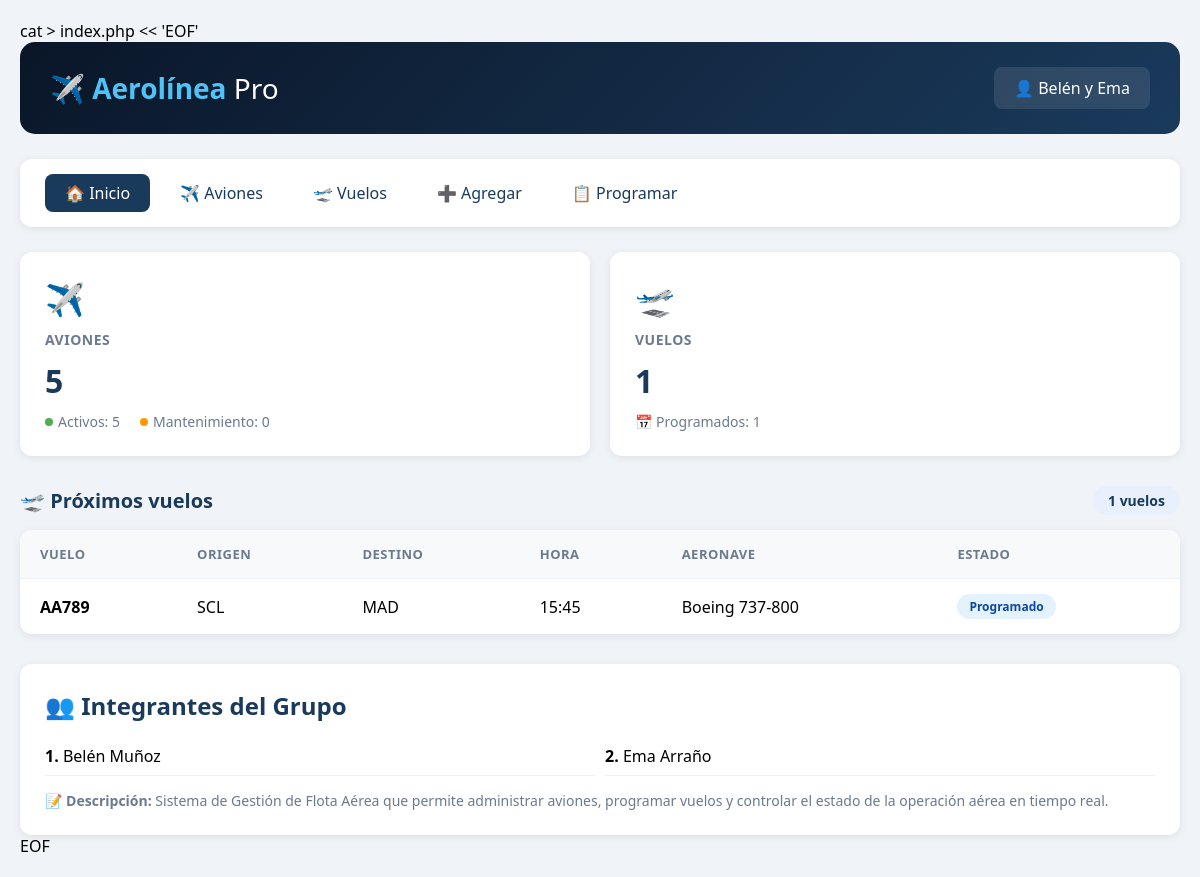
Before: / with the older database file.
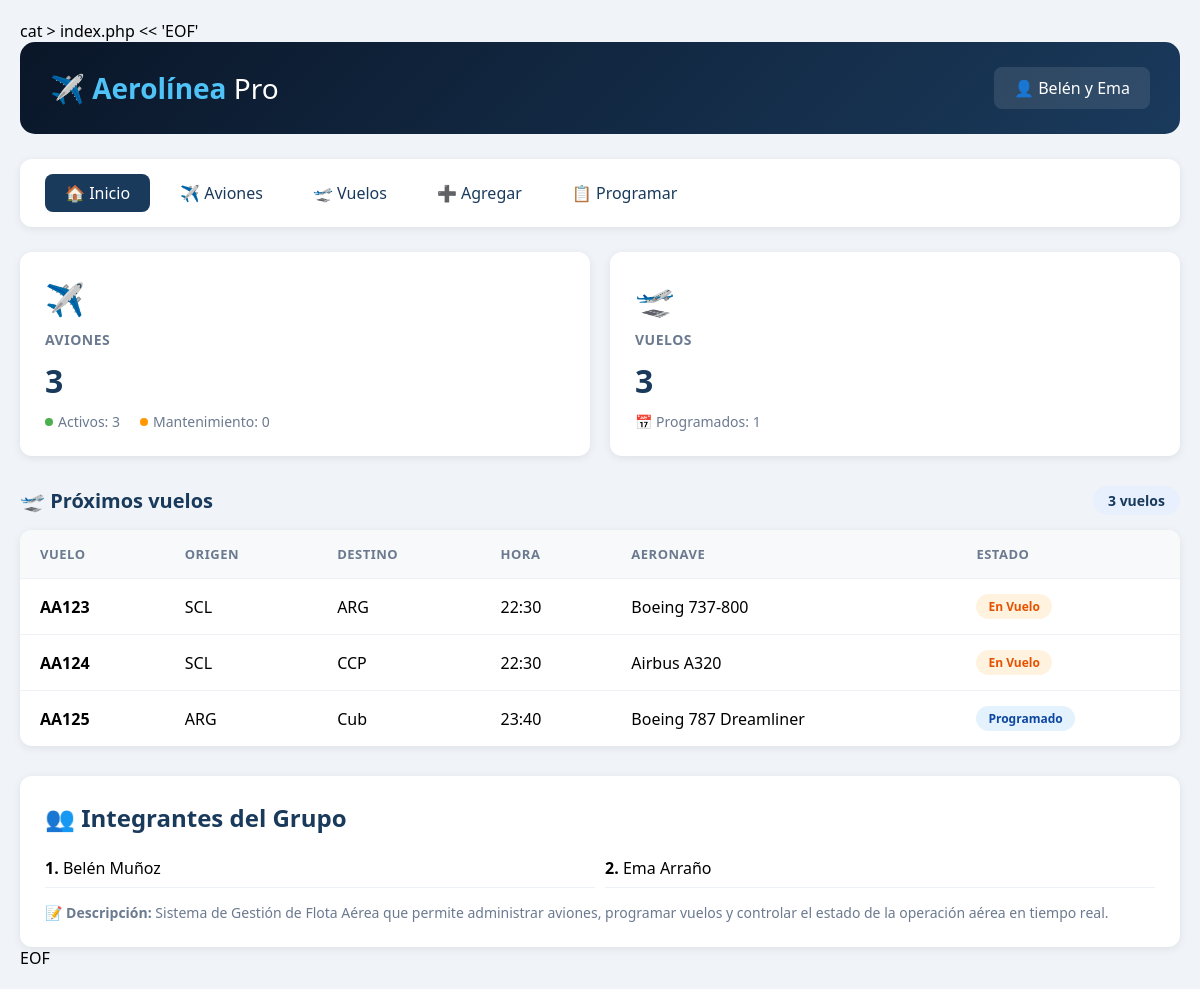
After: the same page with the newer database file.
### tables this page shows
CREATE TABLE vuelos (
    id INTEGER PRIMARY KEY AUTOINCREMENT,
    numero_vuelo TEXT UNIQUE NOT NULL,
    avion_id INTEGER NOT NULL,
    origen TEXT NOT NULL,
    destino TEXT NOT NULL,
    hora_salida DATETIME NOT NULL,
    hora_llegada DATETIME NOT NULL,
    estado TEXT DEFAULT 'Programado',
    FOREIGN KEY (avion_id) REFERENCES aviones(id) ON DELETE CASCADE
);

CREATE TABLE aviones (
    id INTEGER PRIMARY KEY AUTOINCREMENT,
    matricula TEXT UNIQUE NOT NULL,
    modelo TEXT NOT NULL,
    fabricante TEXT NOT NULL,
    capacidad INTEGER NOT NULL,
    año_fabricacion INTEGER,
    estado TEXT DEFAULT 'Activo',
    fecha_registro TIMESTAMP DEFAULT CURRENT_TIMESTAMP
);

### includes/db.php (called while the page is built, shortened)
<?php
class Database {
    private static $instance = null;
    private $db;
    private function __construct() {
        $this->dbPath = __DIR__ . '/../database.db';
        try {
            $this->db = new PDO('sqlite:' . $this->dbPath);
            $this->db->setAttribute(PDO::ATTR_ERRMODE, PDO::ERRMODE_EXCEPTION);
            $this->db->setAttribute(PDO::ATTR_DEFAULT_FETCH_MODE, PDO::FETCH_ASSOC);
        } catch (PDOException $e) {
            die("❌ Error de conexión: " . $e->getMessage());
        }
    }
    public static function getInstance() {
        if (self::$instance == null) {
            self::$instance = new Database();
        }
        return self::$instance;
    }
    public function getConnection() {
        return $this->db;
    }
}
?>

### includes/crud.php (called while the page is built, shortened)
<?php
require_once __DIR__ . '/db.php';
class CRUD {
    private $db;
    public function __construct() {
        $this->db = Database::getInstance()->getConnection();
    }
    public function readAllAviones() {
        try {
            $sql = "SELECT * FROM aviones ORDER BY id DESC";
            $stmt = $this->db->query($sql);
            return $stmt->fetchAll();
        } catch (PDOException $e) {
            return [];
        }
    }
    public function readAllVuelos() {
        try {
            $sql = "SELECT v.*, a.modelo as avion_modelo, a.matricula as avion_matricula
                    FROM vuelos v
                    LEFT JOIN aviones a ON v.avion_id = a.id
                    ORDER BY v.hora_salida ASC";
            $stmt = $this->db->query($sql);
            return $stmt->fetchAll();
        } catch (PDOException $e) {
            return [];
        }
    }
    public function getEstadisticas() {
        try {
            $stats = [];
            $stmt = $this->db->query("SELECT COUNT(*) as total FROM aviones");
            $stats['total_aviones'] = $stmt->fetch()['total'];
            $stmt = $this->db->query("SELECT COUNT(*) as total FROM aviones WHERE estado = 'Activo'");
            $stats['aviones_activos'] = $stmt->fetch()['total'];
            $stmt = $this->db->query("SELECT COUNT(*) as total FROM aviones WHERE estado = 'Mantenimiento'");
            $stats['aviones_mantenimiento'] = $stmt->fetch()['total'];
            $stmt = $this->db->query("SELECT COUNT(*) as total FROM vuelos");
            $stats['total_vuelos'] = $stmt->fetch()['total'];
            $stmt = $this->db->query("SELECT COUNT(*) as total FROM vuelos WHERE estado = 'Programado'");
            $stats['vuelos_programados'] = $stmt->fetch()['total'];
            $stmt = $this->db->query("SELECT COUNT(*) as total FROM pilotos");
            $stats['total_pilotos'] = $stmt->fetch()['total'];
            return $stats;
        } catch (PDOException $e) {
            return [];
        }
    }
}
?>

### index.php (the view, shortened to what this page needs)
<?php
require_once 'includes/crud.php';
$crud = new CRUD();
$stats = $crud->getEstadisticas();
$aviones = $crud->readAllAviones();
$vuelos = $crud->readAllVuelos();
?>
<!DOCTYPE html>
<html lang="es">
<head>
</head>
<body>
    <div class="container">
        <div class="header">
            <h1>✈️ <span>Aerolínea</span> Pro</h1>
            <div class="user-info">
                <span>👤 Belén y Ema</span>
            </div>
        </div>
        <div class="navbar">
            <a href="index.php" class="active">🏠 Inicio</a>
            <a href="aviones_list.php">✈️ Aviones</a>
            <a href="vuelos_list.php">🛫 Vuelos</a>
            <a href="aviones_create.php">➕ Agregar</a>
            <a href="vuelos_create.php">📋 Programar</a>
        </div>
        <div class="stats-grid">
            <div class="stat-card">
                <div class="icon">✈️</div>
                <h3>Aviones</h3>
                <div class="number"><?= count($aviones) ?></div>
                <div class="sub-stats">
                    <span><span class="dot dot-green"></span> Activos: <?= $stats['aviones_activos'] ?? 0 ?></span>
                    <span><span class="dot dot-orange"></span> Mantenimiento: <?= $stats['aviones_mantenimiento'] ?? 0 ?></span>
                </div>
            </div>
            <div class="stat-card">
                <div class="icon">🛫</div>
                <h3>Vuelos</h3>
                <div class="number"><?= count($vuelos) ?></div>
                <div class="sub-stats">
                    <span>📅 Programados: <?= $stats['vuelos_programados'] ?? 0 ?></span>
                </div>
            </div>
        </div>
        <div class="section-title">
            <span>🛫 Próximos vuelos</span>
            <span class="badge"><?= count($vuelos) ?> vuelos</span>
        </div>
        <div class="table-wrapper">
            <table>
                <thead>
                    <tr>
                        <th>Vuelo</th>
                        <th>Origen</th>
                        <th>Destino</th>
                        <th>Hora</th>
                        <th>Aeronave</th>
                        <th>Estado</th>
                    </tr>
                </thead>
                <tbody>
                    <?php if (count($vuelos) > 0): ?>
                        <?php foreach ($vuelos as $vuelo): ?>
                            <tr>
                                <td><strong><?= htmlspecialchars($vuelo['numero_vuelo']) ?></strong></td>
                                <td><?= htmlspecialchars($vuelo['origen']) ?></td>
                                <td><?= htmlspecialchars($vuelo['destino']) ?></td>
                                <td><?= date('H:i', strtotime($vuelo['hora_salida'])) ?></td>
                                <td><?= htmlspecialchars($vuelo['avion_modelo'] ?? 'N/A') ?></td>
                                <td>
                                    <?php
                                    $estado = $vuelo['estado'];
                                    $clase = 'status-ontime';
                                    if ($estado == 'Programado') $clase = 'status-preparing';
                                    if ($estado == 'En Vuelo') $clase = 'status-boarding';
                                    ?>
                                    <span class="status-badge <?= $clase ?>"><?= $estado ?></span>
                                </td>
                            </tr>
                        <?php endforeach; ?>
                    <?php endif; ?>
                </tbody>
            </table>
        </div>
        <div class="integrantes-section">
            <h2>👥 Integrantes del Grupo</h2>
            <ul>
                <li><strong>1.</strong> Belén Muñoz</li>
                <li><strong>2.</strong> Ema Arraño</li>
            </ul>
            <p style="margin-top:15px;color:#6b7a8f;font-size:14px;">
                <strong>📝 Descripción:</strong> Sistema de Gestión de Flota Aérea que permite administrar aviones,
                programar vuelos y controlar el estado de la operación aérea en tiempo real.
            </p>
        </div>
    </div>
</body>
</html>

### index.php (style rules this page uses)
* { margin: 0; padding: 0; box-sizing: border-box; }
body { font-family: 'Segoe UI', Tahoma, Geneva, Verdana, sans-serif; background: #f0f4f8; padding: 20px; }
.container { max-width: 1400px; margin: 0 auto; }
.header { background: linear-gradient(135deg, #0a1628, #1a3a5c); color: white; padding: 25px 30px; border-radius: 15px; margin-bottom: 25px; display: flex; justify-content: space-between; align-items: center; }
.header h1 { font-size: 28px; font-weight: 300; }
.header h1 span { font-weight: 700; color: #4fc3f7; }
.header .user-info { background: rgba(255,255,255,0.1); padding: 10px 20px; border-radius: 8px; }
.navbar { background: white; padding: 15px 25px; border-radius: 12px; margin-bottom: 25px; box-shadow: 0 2px 8px rgba(0,0,0,0.08); display: flex; gap: 10px; flex-wrap: wrap; }
.navbar a { color: #1a3a5c; text-decoration: none; padding: 8px 20px; border-radius: 8px; font-weight: 500; transition: all 0.3s; }
.navbar a:hover, .navbar a.active { background: #1a3a5c; color: white; }
.stats-grid { display: grid; grid-template-columns: repeat(auto-fit, minmax(280px, 1fr)); gap: 20px; margin-bottom: 30px; }
.stat-card { background: white; padding: 25px; border-radius: 12px; box-shadow: 0 2px 8px rgba(0,0,0,0.08); transition: transform 0.2s; }
.stat-card .icon { font-size: 32px; margin-bottom: 10px; }
.stat-card h3 { color: #6b7a8f; font-size: 14px; font-weight: 600; text-transform: uppercase; letter-spacing: 0.5px; margin-bottom: 10px; }
.stat-card .number { font-size: 32px; font-weight: 700; color: #1a3a5c; }
.stat-card .sub-stats { display: flex; gap: 20px; margin-top: 10px; font-size: 14px; color: #6b7a8f; }
.stat-card .sub-stats span { display: flex; align-items: center; gap: 5px; }
.stat-card .sub-stats .dot { width: 8px; height: 8px; border-radius: 50%; display: inline-block; }
.dot-green { background: #4caf50; }
.dot-orange { background: #ff9800; }
.section-title { font-size: 20px; font-weight: 700; color: #1a3a5c; margin-bottom: 15px; display: flex; justify-content: space-between; align-items: center; }
.section-title .badge { background: #e8f0fe; color: #1a3a5c; padding: 5px 15px; border-radius: 20px; font-size: 14px; }
.table-wrapper { background: white; border-radius: 12px; overflow: hidden; box-shadow: 0 2px 8px rgba(0,0,0,0.08); margin-bottom: 30px; }
table { width: 100%; border-collapse: collapse; }
thead { background: #f8f9fa; }
th { padding: 15px 20px; text-align: left; font-weight: 600; color: #6b7a8f; font-size: 13px; text-transform: uppercase; letter-spacing: 0.5px; }
td { padding: 15px 20px; border-top: 1px solid #eef2f7; }
.status-badge { padding: 4px 12px; border-radius: 20px; font-size: 12px; font-weight: 600; display: inline-block; }
.status-boarding { background: #fff3e0; color: #e65100; }
.status-preparing { background: #e3f2fd; color: #0d47a1; }
.integrantes-section { background: white; padding: 25px; border-radius: 12px; box-shadow: 0 2px 8px rgba(0,0,0,0.08); margin-top: 30px; }
.integrantes-section h2 { color: #1a3a5c; margin-bottom: 15px; }
.integrantes-section ul { list-style: none; display: grid; grid-template-columns: repeat(auto-fit, minmax(200px, 1fr)); gap: 10px; }
.integrantes-section li { padding: 8px 0; border-bottom: 1px solid #eef2f7; }

Changed rows visible on the page:
removed vuelos: numero_vuelo "AA789", origen "SCL", destino "MAD", hora_salida "15:45", avion.modelo "Boeing 737-800", estado "Programado"
added vuelos: numero_vuelo "AA123", origen "SCL", destino "ARG", hora_salida "22:30", avion.modelo "Boeing 737-800", estado "En Vuelo"
added vuelos: numero_vuelo "AA124", origen "SCL", destino "CCP", hora_salida "22:30", avion.modelo "Airbus A320", estado "En Vuelo"
added vuelos: numero_vuelo "AA125", origen "ARG", destino "Cub", hora_salida "23:40", avion.modelo "Boeing 787 Dreamliner", estado "Programado"
Other visible differences:
count($aviones): "5" → "3"
$stats['aviones_activos']: "5" → "3"
count($vuelos): "1" → "3"
